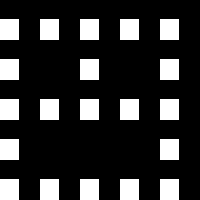

Rendered tile map (Tiled .tmx) drawn with the repository's tilesets; below, a short description and the map source with its tile grids summarised:
An orthogonal 5x5 tile map with 40x40 px tiles, 1 tile layer (Layer 1).

<map version="1.0" orientation="orthogonal" width="5" height="5" tilewidth="40" tileheight="40">
 <tileset firstgid="1" name="texture" tilewidth="40" tileheight="40" spacing="4" margin="4">
  <image source="texture.png" />
 </tileset>
 <layer name="Layer 1" width="5" height="5">
  <data>[25 cells, 20 non-empty, 1 distinct tile ids]</data>
 </layer>
</map>
